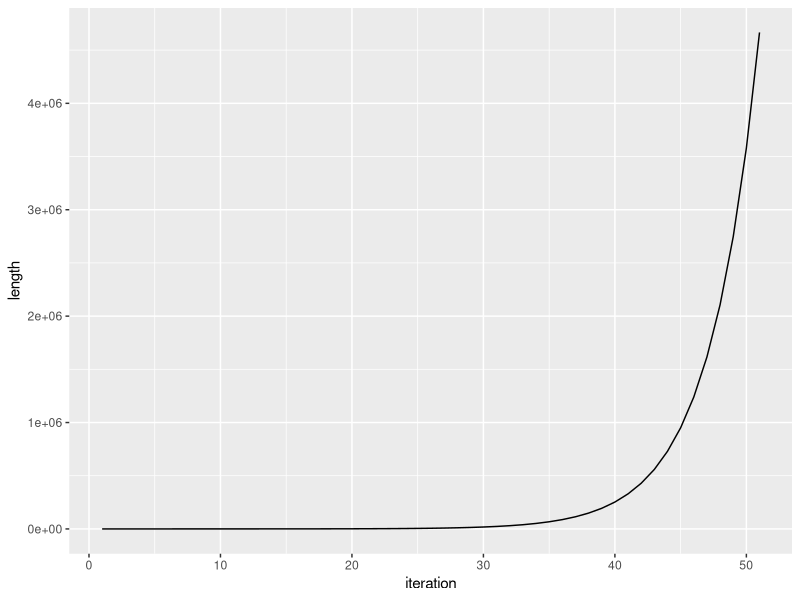

The R source for this figure:
## ---- chunk 1
#| label: setup
#| include: false

library(tidyverse)
## ---- chunk 2

look_and_say <- function(line) {
  str_split_1(line, '') |>
    rle() -> tmp
  fst <- as.character(tmp$lengths)
  sec <- tmp$values
  res <- as.vector(rbind(fst, sec))
  paste(res, collapse = '')
}
look_and_say("111221")
look_and_say("1211")
## ---- chunk 3
input <- "3113322113"

counter <- 0
while (counter < 40) {
  input <- look_and_say(input)
  counter <- counter + 1L
}
nchar(input)
## ---- chunk 4
input <- "3113322113"

counter <- 0
len <- vector(mode = "numeric", length = 50)
len[1] <- nchar(input)
while (counter < 50) {
  input <- look_and_say(input)
  counter <- counter + 1L
  len[counter + 1] <- nchar(input)
}
nchar(input)
## ---- chunk 5
#| fig-height: 5
#| fig-width: 6
tibble(lg = len, x = seq_along(len)) |>
  ggplot(aes(x, lg)) +
  geom_line() +
  labs(x = "iteration", y = "length")
